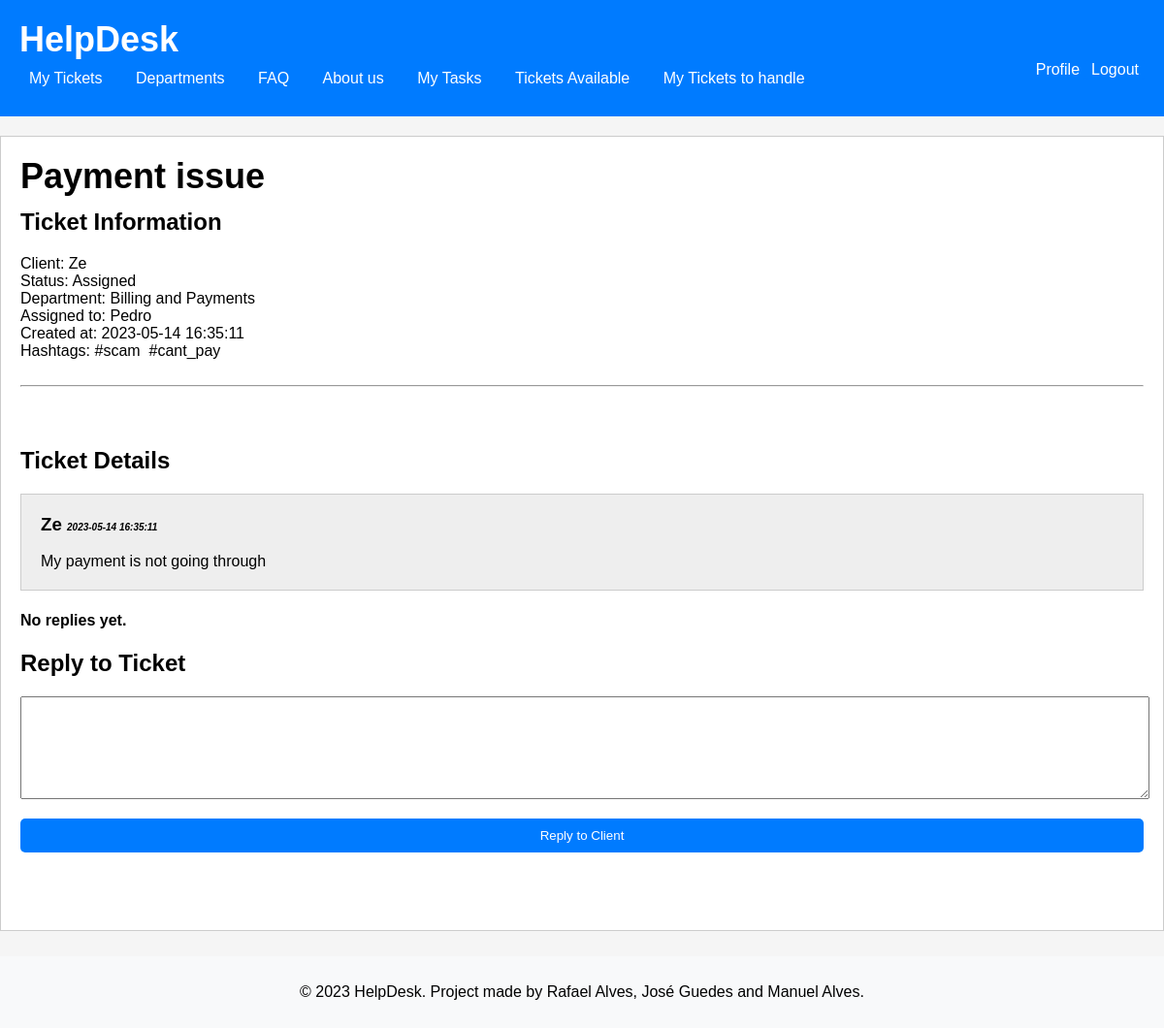
The page /pages/detailTicket.php?id=2 (signed in) on the database as committed earlier.
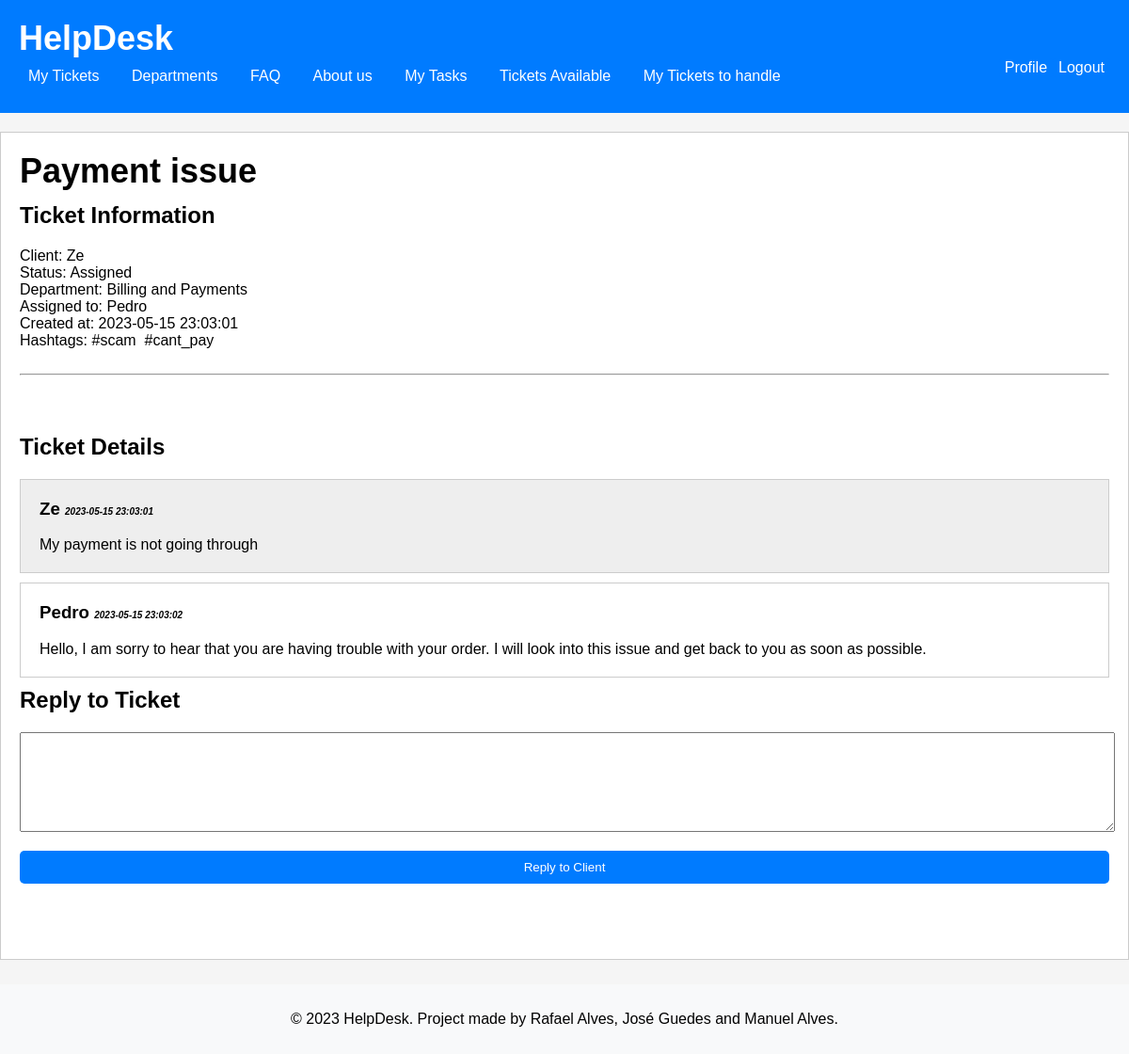
The same page on the database as committed later.
### tables this page shows
CREATE TABLE Reply (
    id INTEGER PRIMARY KEY AUTOINCREMENT,
    id_ticket INTEGER,
    id_user INTEGER,
    content VARCHAR(255) NOT NULL,
    created_at TIMESTAMP NOT NULL DEFAULT CURRENT_TIMESTAMP,
    CONSTRAINT id_ticketFK FOREIGN KEY(id_ticket) REFERENCES Ticket (id),
    CONSTRAINT id_userFK FOREIGN KEY(id_user) REFERENCES User (id)
);

CREATE TABLE User (
     id INTEGER PRIMARY KEY AUTOINCREMENT,
     username varchar(255) NOT NULL UNIQUE,
     firstName varchar(255) NOT NULL,
     lastName varchar(255) NOT NULL,
     email varchar(255) NOT NULL UNIQUE,
     password varchar(255) NOT NULL,
     id_department INTEGER DEFAULT NULL,
     is_agent BOOLEAN NOT NULL DEFAULT false,
     is_admin BOOLEAN NOT NULL DEFAULT false,
     CONSTRAINT id_departmentFK FOREIGN KEY(id_department) REFERENCES Department(id)
 );

### database/user.class.php (called while the page is built, shortened)
<?php
  function getUserna($id) {
    global $dbh;
    try {
      $stmt = $dbh->prepare('SELECT username FROM User WHERE id = ?');
      $stmt->execute(array($id));
      if($row = $stmt->fetch()){
        return $row['username'];
      }
    }catch(PDOException $e) {
      return -1;
    }
  }

### database/department.class.php (called while the page is built, shortened)
<?php
  class Department {
    static function getName($id) {
      global $dbh;
      try {
        $stmt = $dbh->prepare('SELECT name FROM Department WHERE id = ?');
        $stmt->execute(array($id));
        if($row = $stmt->fetch()){
          return $row['name'];
        }
      }catch(PDOException $e) {
        return -1;
      }
    }
  }
?>

### database/ticket.class.php (called while the page is built, shortened)
<?php
  class Ticket {
static function getTicketHashtags(PDO $db, int $ticketId) {
  $query = "SELECT h.tag
            FROM Ticket_Hashtag th
            JOIN Hashtag h ON th.id_hashtag = h.id
            WHERE th.id_ticket = :ticketId";
  $stmt = $db->prepare($query);
  $stmt->bindParam(':ticketId', $ticketId, PDO::PARAM_INT);
  $stmt->execute();
  $hashtags = $stmt->fetchAll(PDO::FETCH_COLUMN);
  return $hashtags;
}
  }
?>

### database/reply.class.php (called while the page is built, shortened)
<?php
  class Reply {
    static function getRepliesByTicket(PDO $db, int $id_ticket) {
        $stmt = $db->prepare('
          SELECT id, created_at, content, id_user
          FROM Reply
          WHERE id_ticket = ?
          ORDER by created_at desc
        ');
        $stmt->execute(array($id_ticket));
        $row = $stmt->fetchAll(PDO::FETCH_ASSOC);
        return $row;
      }
    }
?>

### pages/detailTicket.php (the view, shortened to what this page needs)
<?php
require_once(__DIR__ . '/../templates/header.tpl.php');
require_once(__DIR__ . '/../templates/footer.tpl.php');
include_once("../database/ticket.class.php");
include_once("../database/department.class.php");
include_once("../database/user.class.php");
include_once("../database/reply.class.php");
$depart = Department::getName($_SESSION['ticketinfo']['id_department']);
$replies = Reply::getRepliesByTicket($dbh, $_SESSION['ticketinfo']['id']);
$us = getUserna($_SESSION['ticketinfo']['id_user']);
$ag = getUserna($_SESSION['ticketinfo']['id_agent']);
$ticketId = $_SESSION['ticketinfo']['id'];
$hashtags = Ticket::getTicketHashtags($dbh, $ticketId);
?>
<h1><?php echo htmlentities($_SESSION['ticketinfo']['title']) ?></h1>
<h2>Ticket Information</h2>
<ul>
    <li>Client: <?php echo htmlentities($us) ?></li>
    <li>Status: <?php echo htmlentities($_SESSION['ticketinfo']['ticket_status']) ?></li>
    <li>Department: <?php echo htmlentities($depart) ?></li>
    <li>Assigned to: <?php echo ($ag == null) ? htmlentities("This ticket has no agent working on it") : htmlentities($ag); ?></li>
    <li>Created at: <?php echo htmlentities($_SESSION['ticketinfo']['created_at']) ?></li>
    <li>Hashtags: <?php foreach ($hashtags as $hashtag): ?>
    <span class="hashtag"><?php echo htmlentities($hashtag); ?>&nbsp;</span>
    <?php endforeach; ?></li>
</ul>
<br>
<hr>
<br>
<br>
<br>
<h2>Ticket Details</h2>
<div style="padding: 20px; background: #eee; border: 1px solid #ccc; margin-bottom:10px;">
<h3 style="margin-top: 0"><?php echo htmlentities($us); ?> <span style="font-style: italic; font-size: 10px; display:inline-block"><?php echo htmlentities($_SESSION['ticketinfo']['created_at']) ?></span></h3>
<?php echo htmlentities($_SESSION['ticketinfo']['description']) ?>
</div>
<?php
if($replies) {
    foreach($replies as $reply) {
        ?>
        <div style="padding: 20px; background: <?php echo (getUserna($reply['id_user']) == $ag) ? '#fff' : '#eee'; ?>; border: 1px solid #ccc; margin-bottom:10px;">
        <h3 style="margin-top: 0"><?php echo getUserna($reply['id_user']); ?> <span style="font-style: italic; font-size: 10px; display:inline-block"><?php echo htmlentities($reply['created_at']) ?>
</span></h3>
        <?php echo htmlentities($reply['content']) ?>
        </div>
        <?php
    }
} else {
    ?>
    <h4>No replies yet.</h4c>
    <?php
}
?>
<?php
if($_SESSION['userID'] == $_SESSION['ticketinfo']['id_agent'] || $_SESSION['userID'] == $_SESSION['ticketinfo']['id_user']):
    if($_SESSION['ticketinfo']['ticket_status'] != 'Closed'):
?>
    <h2>Reply to Ticket</h2>
    <form>
    <textarea id="reply" style="width: 100%; height: 100px"></textarea>
    <input type="submit" value="Reply to Client" />
    </form>
<?php
    endif;
endif;
?>

Rows that differ between the two databases and show on the page:
added reply: id_user.username "Pedro", created_at "2023-05-15 23:03:02", content "Hello, I am sorry to hear that you are having trouble with your order. I will look into this issue and get back to you as soon as possible."
Other text that changed with them:
$_SESSION['ticketinfo']['created_at']: "2023-05-14 16:35:11" → "2023-05-15 23:03:01"
text no longer shown: "No replies yet."
